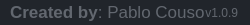
              <widget class="QFrame" name="frame_grip">
               <property name="minimumSize">
                <size>
                 <width>0</width>
                 <height>25</height>
                </size>
               </property>
               <property name="maximumSize">
                <size>
                 <width>16777215</width>
                 <height>25</height>
                </size>
               </property>
               <property name="styleSheet">
                <string notr="true">background-color: rgb(33, 37, 43);</string>
               </property>
               <property name="frameShape">
                <enum>QFrame::NoFrame</enum>
               </property>
               <property name="frameShadow">
                <enum>QFrame::Raised</enum>
               </property>
               <layout class="QHBoxLayout" name="horizontalLayout_6">
                <property name="spacing">
                 <number>0</number>
                </property>
                <property name="leftMargin">
                 <number>0</number>
                </property>
                <property name="topMargin">
                 <number>0</number>
                </property>
                <property name="rightMargin">
                 <number>2</number>
                </property>
                <property name="bottomMargin">
                 <number>0</number>
                </property>
                <item>
                 <widget class="QFrame" name="frame_label_bottom">
                  <property name="frameShape">
                   <enum>QFrame::NoFrame</enum>
                  </property>
                  <property name="frameShadow">
                   <enum>QFrame::Raised</enum>
                  </property>
                  <layout class="QHBoxLayout" name="horizontalLayout_7">
                   <property name="spacing">
                    <number>0</number>
                   </property>
                   <property name="leftMargin">
                    <number>10</number>
                   </property>
                   <property name="topMargin">
                    <number>0</number>
                   </property>
                   <property name="rightMargin">
                    <number>10</number>
                   </property>
                   <property name="bottomMargin">
                    <number>0</number>
                   </property>
                   <item>
                    <widget class="QLabel" name="label_credits_2">
                     <property name="font">
                      <font>
                       <family>Segoe UI</family>
                       <pointsize>13</pointsize>
                      </font>
                     </property>
                     <property name="styleSheet">
                      <string notr="true">color: rgb(98, 103, 111);</string>
                     </property>
                     <property name="text">
                      <string>&lt;html&gt;&lt;head/&gt;&lt;body&gt;&lt;p&gt;&lt;span style=&quot; font-weight:600;&quot;&gt;Created by&lt;/span&gt;: Pablo Couso&lt;/p&gt;&lt;/body&gt;&lt;/html&gt;</string>
                     </property>
                     <property name="alignment">
                      <set>Qt::AlignLeading|Qt::AlignLeft|Qt::AlignVCenter</set>
                     </property>
                    </widget>
                   </item>
                   <item>
                    <widget class="QLabel" name="label_version">
                     <property name="maximumSize">
                      <size>
                       <width>100</width>
                       <height>16777215</height>
                      </size>
                     </property>
                     <property name="font">
                      <font>
                       <family>Segoe UI</family>
                      </font>
                     </property>
                     <property name="styleSheet">
                      <string notr="true">color: rgb(98, 103, 111);</string>
                     </property>
                     <property name="text">
                      <string>v1.0.9</string>
                     </property>
                     <property name="alignment">
                      <set>Qt::AlignRight|Qt::AlignTrailing|Qt::AlignVCenter</set>
                     </property>
                    </widget>
                   </item>
                  </layout>
                 </widget>
                </item>
                <item>
                 <widget class="QFrame" name="frame_size_grip">
                  <property name="maximumSize">
                   <size>
                    <width>20</width>
                    <height>20</height>
                   </size>
                  </property>
                  <property name="styleSheet">
                   <string notr="true">QSizeGrip {
	background-image: url(:/16x16/icons/16x16/cil-size-grip.png);
	background-position: center;
	background-repeat: no-reperat;
}</string>
                  </property>
                  <property name="frameShape">
                   <enum>QFrame::NoFrame</enum>
                  </property>
                  <property name="frameShadow">
                   <enum>QFrame::Raised</enum>
                  </property>
                 </widget>
                </item>
               </layout>
              </widget>
